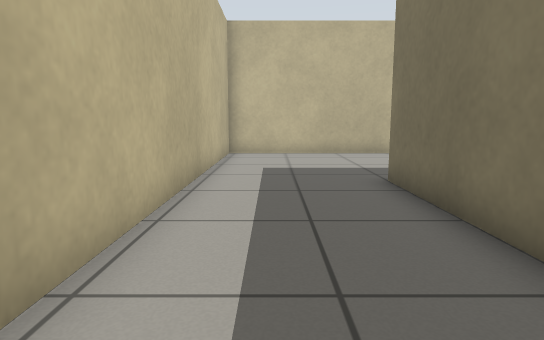
[1] (above)

13 first-person views from a walk through a Gazebo world. The camera is 0.65 m above the floor, tilts 8° down and sees 75° across. The floor is counted in squares, 0.5 m on a side. Each view is taken from the middle of a square. On the plan, view 1 faces up. The plan holds only what a view shows up to about 15 squares ahead; the rest is blank.

[2]
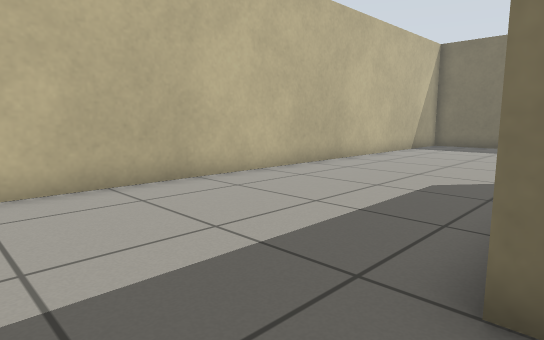

[3]
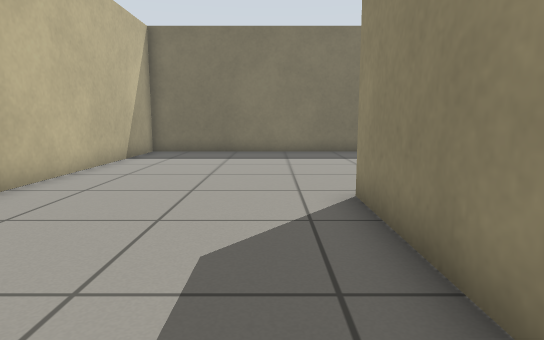

[4]
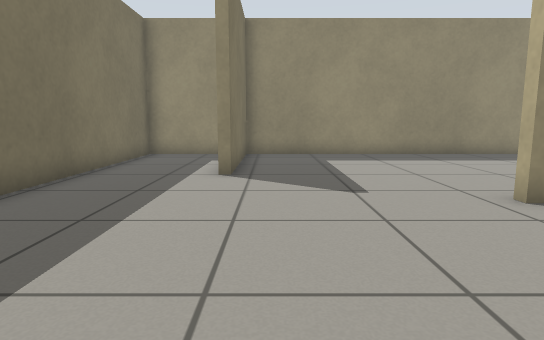

[5]
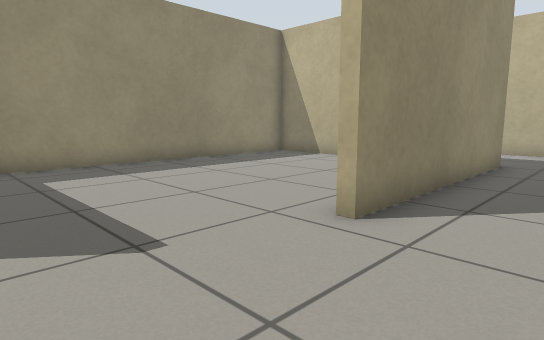

[6]
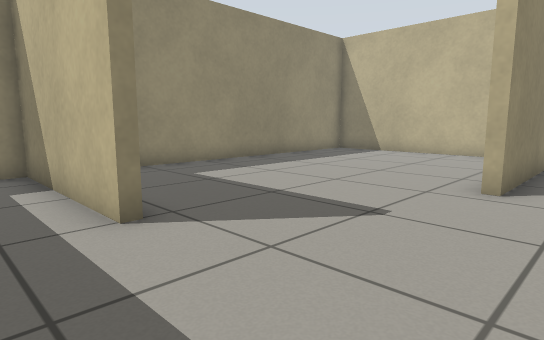

[7]
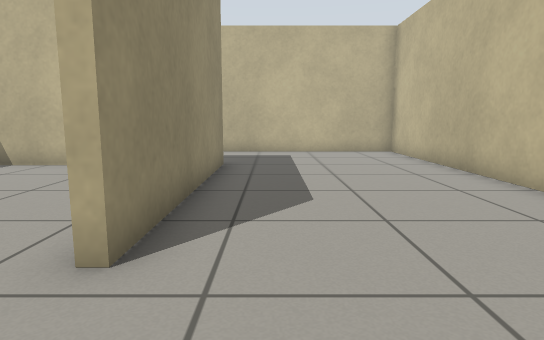

[8]
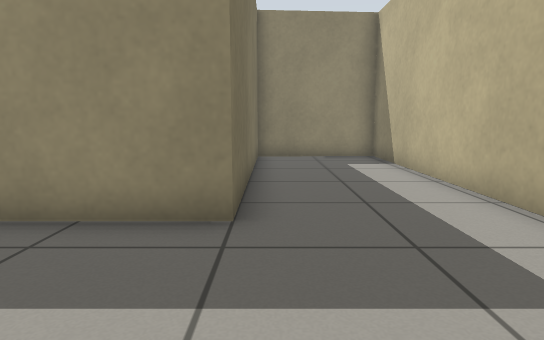

[9]
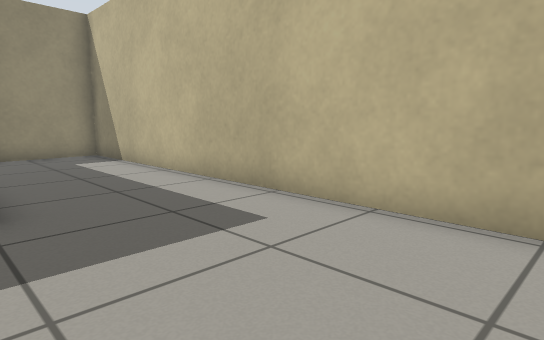

[10]
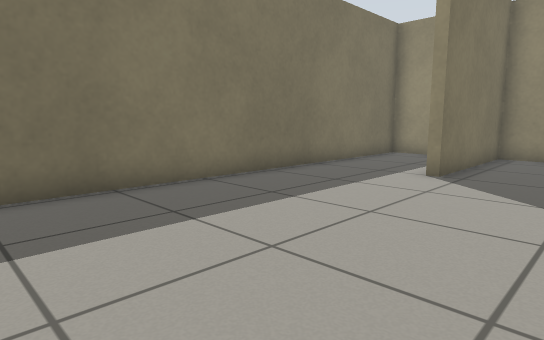

[11]
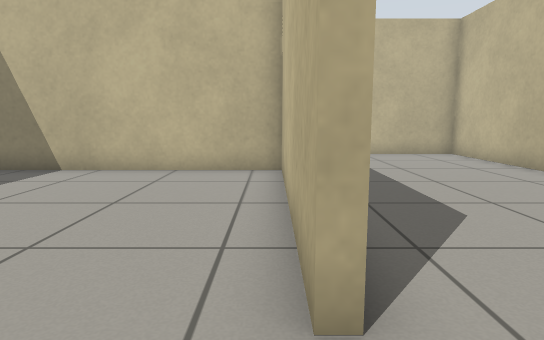

[12]
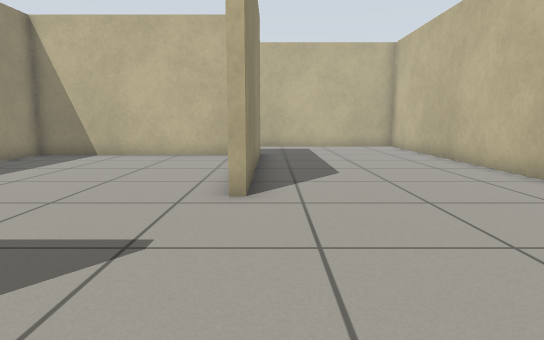

[13]
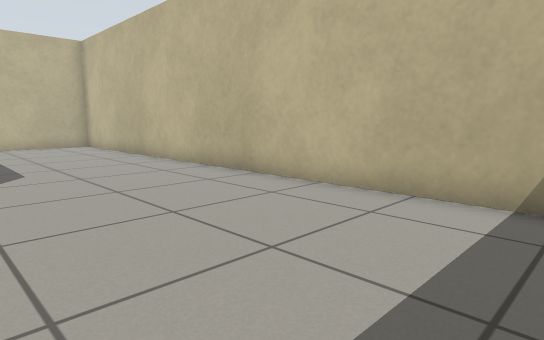

### Floor plan
Points are (right, up) in squares from view 1. A wall is a line through its corners. A room is listed if a view was taken in it or the views show most of it. See-through windows are left out.
Room 1 (views 1, 2, 3, 4, 5, 6, 7, 8, 9, 10, 11, 12, 13)
walls: (10.1, 7.3) (2.8, 7.3) (2.8, -0.6) (15, -0.6) (15, 4.6) (15.3, 4.6) (15.3, -0.6) (18.7, -0.6) (18.7, 14) (-1.7, 14) (-1.7, -0.9) (2.5, -0.6) (2.5, 7.6) (10.1, 7.6)

Positions as (right, up) in squares from view 1, and headings:
1: (0, 0), facing up
2: (0, 7), facing up-right
3: (4, 9), facing right
4: (14, 13), facing down
5: (14, 10), facing down-left
6: (17, 9), facing down-left
7: (13, 9), facing left
8: (2, 12), facing down
9: (3, 13), facing down-left
10: (12, 13), facing down-right
11: (12, 7), facing left
12: (16, 8), facing left
13: (17, 8), facing up-left
